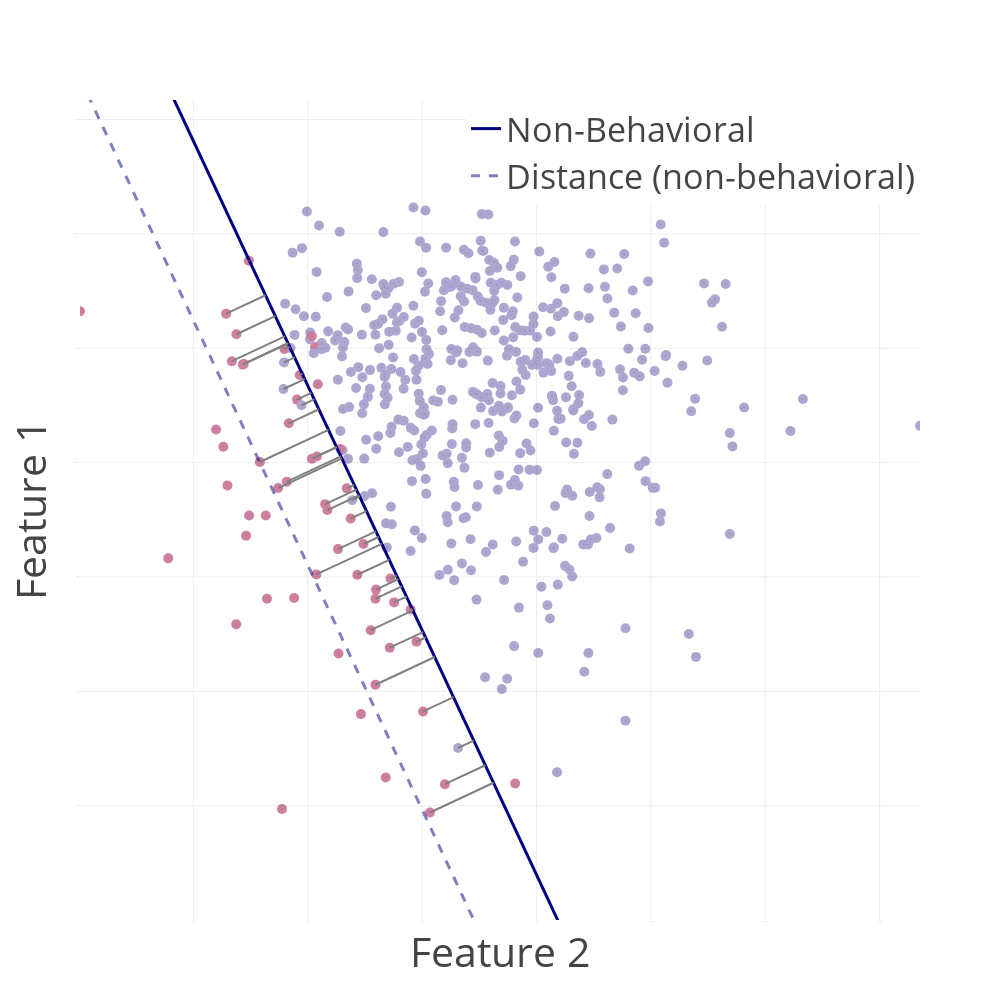
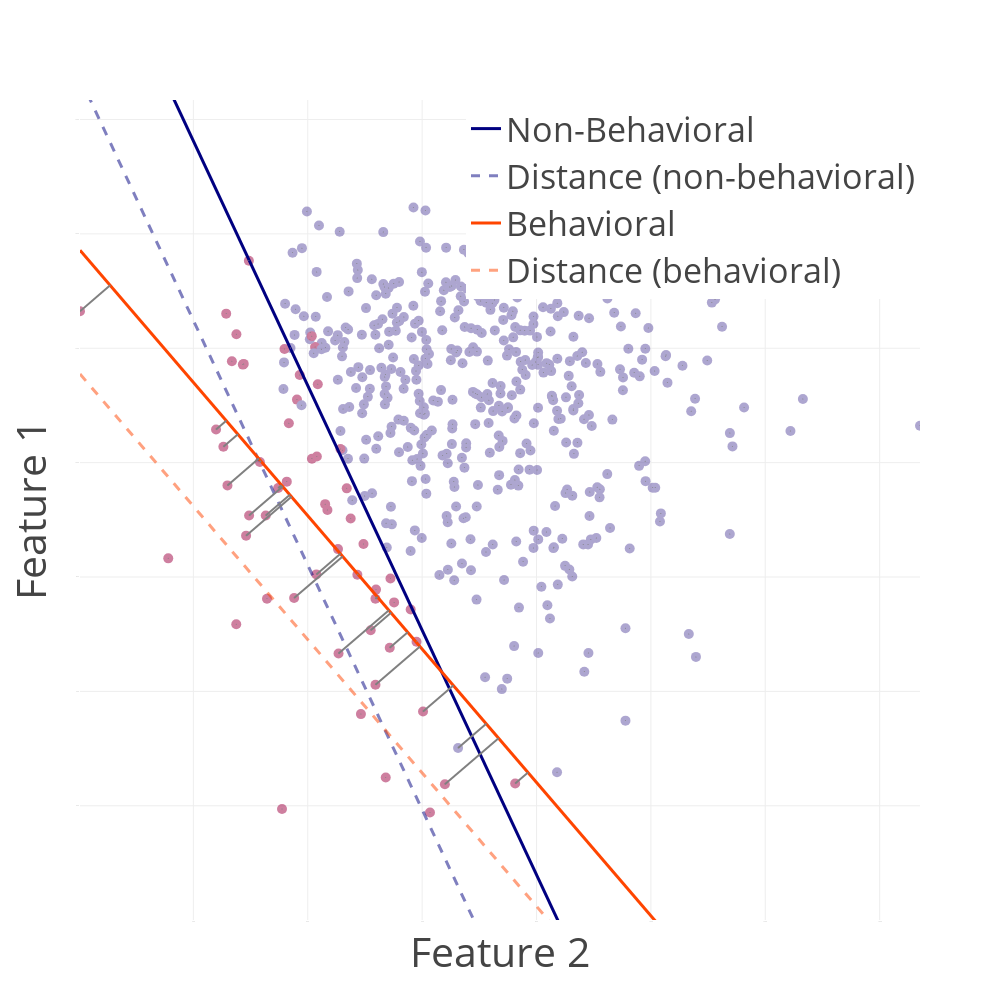

Notebook code cell kept with these figures, in order:
### Code cell
B = 100
gamma_vis = 0.5

feature1='Payment History'
feature2='New Credit'

X_vis = fico_df[[feature1, feature2]]
y_vis = fico_df['True Label']

beta_og, threshold_vis = logistic_regression_with_sum_constraint(X_vis, y_vis)
perceived_weights_vis = behavioral(beta_og, gamma=gamma_vis)

X_nb_vis = X_vis.copy()
X_b_vis = X_vis.copy()

# Find the agents in X that are closer than B to the decision boundary
# The ones that are closer than B to the decision boundary and classified as negative will optimize
for index_nb, row_nb in X_nb_vis.iterrows():
    if abs((row_nb @ beta_og) + threshold_vis) <= B:
        if not classifier(row_nb.values, beta_og, threshold_vis):
            X_nb_vis.loc[index_nb] = agent_optimization(row_nb.values, beta_og, threshold_vis, mode='actual')


for index_b, row_b in X_b_vis.iterrows():
    if abs((row_b @ perceived_weights_vis) + threshold_vis) <= B:
        if not classifier(row_b.values, perceived_weights_vis, threshold_vis):
            X_b_vis.loc[index_b] = agent_optimization(row_b.values, beta_og, threshold_vis, mode='perceived', gamma=gamma_vis)

create_separate_plots_with_arrows_plotly(X_vis, X_nb_vis, y_vis, 'Original (X)', 'Non-Behavioral (X_nb)', beta_og, threshold_vis, B, gamma_vis, feature1=feature1, feature2=feature2, mode='NB')
create_separate_plots_with_arrows_plotly(X_vis, X_b_vis, y_vis, 'Original (X)', 'Behavioral (X_b)', beta_og, threshold_vis, B, gamma_vis, feature1=feature1, feature2=feature2, mode='B')
